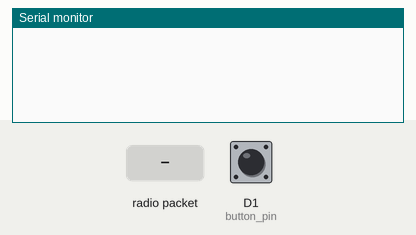
A sketch run on a simulated ESP8266 (NodeMCU). Shown: the last lines printed to the serial monitor. The test bench sets the inputs (shaded band); at power-on: D1 (button_pin) HIGH. No radio packets arrive unless stated.

Above: at 2.2 s.
2.3 s: D1 (button_pin) pulled LOW for 0.6 s
At 4.1 s:
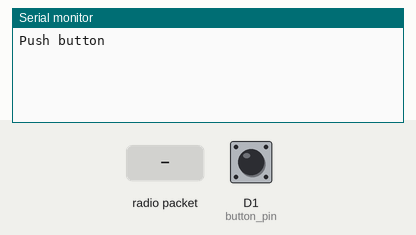
4.4 s: radio packet "1" arrives
At 5.9 s:
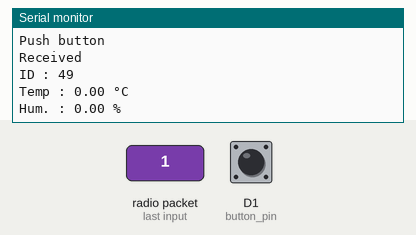
6.5 s: radio packet "0" arrives
At 7.4 s:
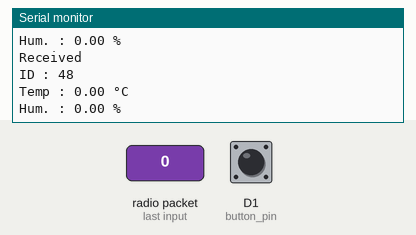

The sketch:

nrf24_2way_gateway.ino
```cpp
//Include Libraries
#include <SPI.h>
#include <nRF24L01.h>
#include <RF24.h>
#include <Wire.h>

//create an RF24 object
RF24 radio(D4, D8);  // CE, CSN

//address through which two modules communicate.
const byte addresses [][6] = {"00001", "00002"};  //Setting the two addresses. One for transmitting and one for receiving
int  button_pin = 5; //D1
boolean button_state = 1;

struct package //เพคเกรดรับค่าเซนเซอร์จาก node
{
    int id = 1;
    float temp = 0.0;
    float humi = 0.0;
};
typedef struct package Package;
Package data;

ICACHE_RAM_ATTR void push_button() { //อินเตอร์รัพฟังชั่น ทำงานเมื่อมีการกดปุ่มลง
  radio.stopListening();
  radio.write(&button_state, sizeof(button_state));
  Serial.println("Push button");
}


void setup()
{
  pinMode(button_pin, INPUT_PULLUP);
  attachInterrupt(digitalPinToInterrupt(button_pin), push_button, RISING);

  Serial.begin(9600);
  delay(1000);
  if (!radio.begin()) {  //เปิดการใชงาน nrf24 และตรวจสอบการเชื่อมต่อ
    Serial.println("radio hardware is not responding!!");
    while (1) delay(1); // hold in infinite loop
  }

  //set the address
  radio.openWritingPipe(addresses[0]);     //ตั้งค่า address สำหรับส่ง
  radio.openReadingPipe(1, addresses[1]);  //ตั้งค่า address สำหรับรับ

   //radio.setChannel(115);
   //radio.setPALevel(RF24_PA_MIN); //RF24_PA_MAX เป็นค่าเริ่มต้น
   //radio.setDataRate(RF24_250KBPS);
   //radio.openReadingPipe(1, addresses[0]);


}
void loop()
{
  radio.startListening();
  if(radio.available()){
    radio.read(&data, sizeof(data));
    Serial.println("Received");

    Serial.print("ID : ");
    Serial.println(data.id);

    Serial.print("Temp : ");
    Serial.print(data.temp);
    Serial.println(" °C ");

    Serial.print("Hum. : ");
    Serial.print(data.humi);
    Serial.println(" %");
  }
  delay(1000);
}
```

Measured:
- after the input at 2.3 s, the serial monitor: prints a new line after 0.60 s (image 1)
- after the input at 4.4 s, the serial monitor: prints a new line after 0.61 s (image 2)
- after the input at 6.5 s, the serial monitor: prints a new line after 0.51 s (image 3)
